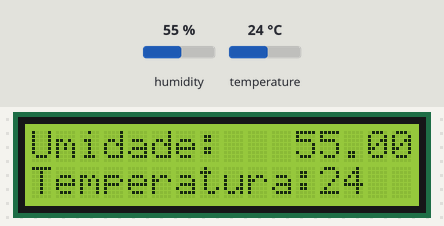
Simulated run of this sketch. Board: Arduino Mega 2560, built with avr-gcc and run on an emulated ATmega2560. On the bench: 16×2 character LCD. The test bench sets the inputs (shaded band); at power-on: humidity 55 %, temperature 24 °C.

Above: at 1.2 s.
1.3 s: humidity set to 22 %
At 2.4 s:
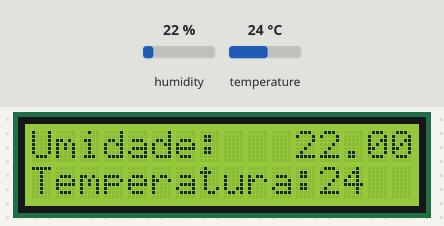
3.6 s: temperature set to 12 °C
At 5.0 s:
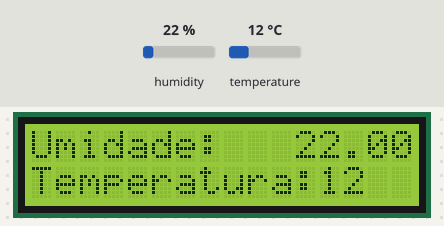
5.7 s: humidity set to 40 %
At 7.4 s:
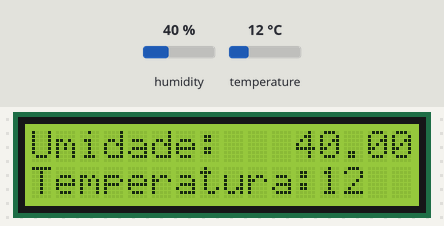
7.7 s: temperature set to 19 °C
At 8.9 s:
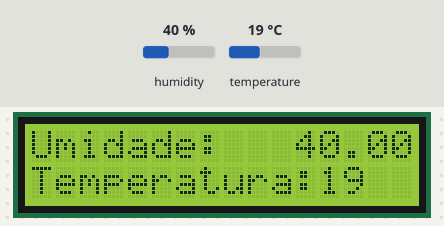
Timing chart, 0 to 10.7 s (numbered marks = the images above; inputs shaded):
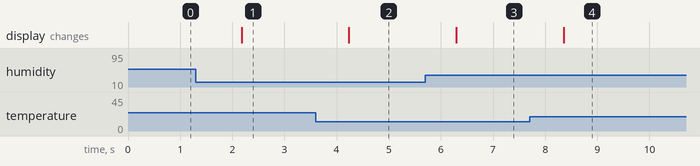

The sketch:

dht-lcd.ino
```cpp
#include <LiquidCrystal.h>
LiquidCrystal lcd(19,23,18,17,16,15);

#include "dht.h"
const int pinoDHT = 22 ;
dht DHT;


void setup() {
  DHT.read11(pinoDHT);
  lcd.begin(16,2);
}
void loop() {
  DHT.read11(pinoDHT);
  lcd.clear();
  lcd.setCursor(0,0);
  lcd.println("Umidade: ");
  lcd.print(DHT.humidity);
  lcd.setCursor(0,1);
  lcd.print("Temperatura:");
  lcd.print(DHT.temperature, 0);
  delay(1000);
}
```

Measured:
- after the input at 1.3 s, the display: changes after 0.88 s (image 1)
- after the input at 3.6 s, the display: changes after 0.64 s (image 2)
- after the input at 5.7 s, the display: changes after 0.60 s (image 3)
- after the input at 7.7 s, the display: changes after 0.66 s (image 4)
